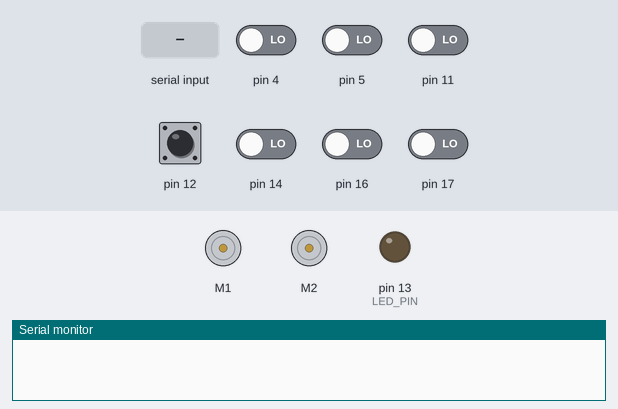
Bench run of a sketch on a simulated Arduino Uno, built with avr-gcc and run on an emulated ATmega328P. On the bench: 2 × DC motor (green arrow = forward, orange = backward, longer = faster), output pins drawn as LEDs (lit = HIGH), the last lines printed to the serial monitor. The test bench sets the inputs (shaded band); at power-on: pin 12 HIGH, pin 4, pin 5, pin 11, pin 14, pin 16, pin 17 LOW.

Above: at 0.8 s.
0.9 s: pin 12 pulled LOW for 0.15 s
At 3.2 s:
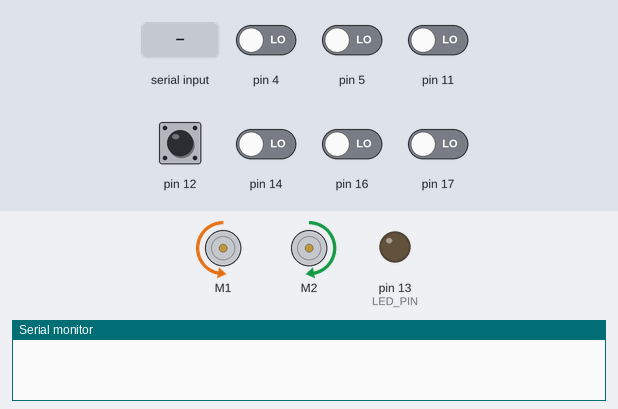
4.0 s: "Q" received over Serial
7.0 s: "S" received over Serial
At 8.2 s:
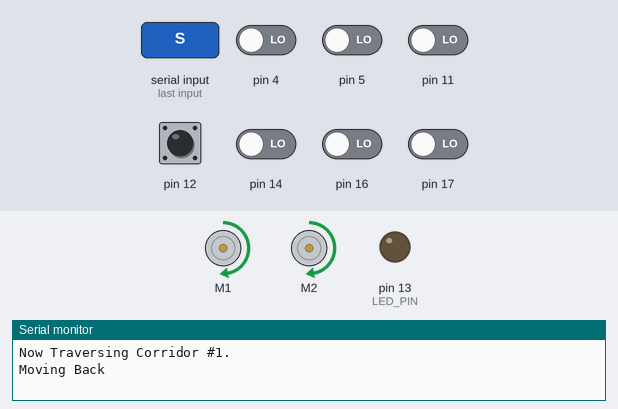
8.8 s: pin 4 driven HIGH
At 9.19 s:
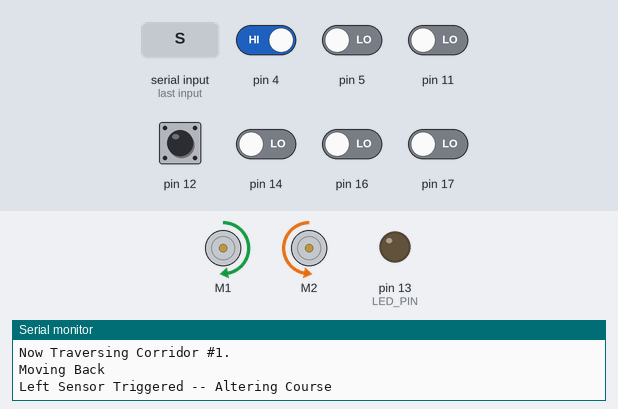
11.8 s: pin 5 driven HIGH
13.6 s: "A" received over Serial
At 14.6 s:
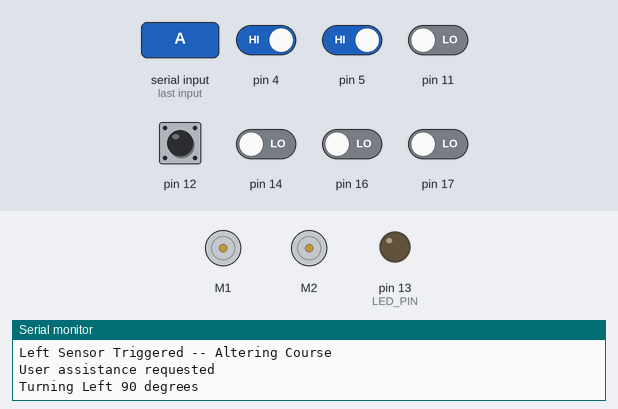
Timing chart, 0 to 16.1 s (numbered marks = the images above; inputs shaded):
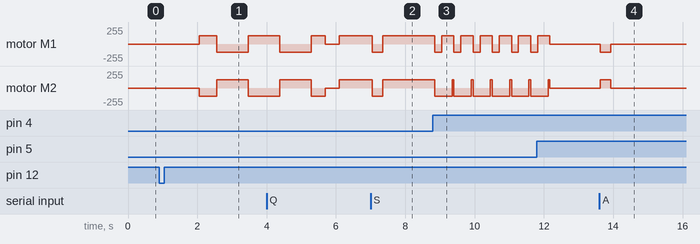

The sketch:

finalVersion5.ino
```cpp
#include <ZumoMotors.h>
#include <QTRSensors.h>
#include <ZumoReflectanceSensorArray.h>
#include <Pushbutton.h>

#define LED_PIN       13 // user LED pin

//Var to interact with the zumo hardware
ZumoMotors motors;
ZumoReflectanceSensorArray sensors(QTR_NO_EMITTER_PIN);
Pushbutton button(ZUMO_BUTTON);
unsigned int sensor_values[6];

//Var to check if the zumo is going forwards down a corridor (task 2)
boolean forwardCheck;
int corridorNumber = 0;

//Var to check if the room is on the left or right hand side of the corridor
//(left = true, right = false)
//and to record the room number
boolean roomCheck;
int roomNum = 0;
void setup()
{
sensors.init();

button.waitForButton();
// initial calibration of the sensors
delay(1000);
int i;
for (i = 0; i < 80; i++)
{
  if ((i > 10 && i <= 30) || (i > 50 && i <= 70))
    motors.setSpeeds(-200, 200);
  else
    motors.setSpeeds(200, -200);
  sensors.calibrate();
  delay(20);
}
motors.setSpeeds(0, 0);
//end sensor calibration

pinMode(LED_PIN, OUTPUT);

//Start the serial so arduino can communicate to processing
Serial.begin(9600);

}

void loop()
{
//integer varialbes to control the speed over the left and right motor of the zumo
  int left_speed = 0;
  int right_speed = 0;

  delay(50);

//If the serial registers a value from processing then continue with the statement
  if (Serial.available() > 0)
  {
//read the value given from processing and assign it to the var motor
    char motor = toUpperCase((char) Serial.read());
//random characters are sent through from processing to carry out a specific instruction
//in this case, if the letter 'Q' is sent through the boolean varialbe forwardCheck will be changed to true
    if (motor == 'Q')
    {
      corridorNumber = corridorNumber + 1;
      String tempStore1 = String(corridorNumber);
      String tempStore2 = "Now Traversing Corridor #" + tempStore1 + ".";
      Serial.println(tempStore2);
      forwardCheck = true;
    }

//for the initial control of the zumo (task 1) this switch statement is in place
//for which ever character is called the speed of both motors are set
//and a message is sent to processing
    switch (motor) {
      case 'A':
        left_speed = -200;
        right_speed = 200;
        Serial.println("Turning Left 90 degrees");
        roomCheck = true;
        break;
      case 'W':
        left_speed = 200;
        right_speed = 200;
        Serial.println("Moving Forward");
        break;
      case 'S':
        left_speed = -200;
        right_speed = -200;
        Serial.println("Moving Back");
        break;
      case 'D':
        left_speed = 200;
        right_speed = -200;
        Serial.println("Turning Right 90 degrees");
        roomCheck = false;
        break;
      case 'P':
//the letter P is used to stop the zumo in by setting the speed to 0,0
//it also sets the bool variable of forwardCheck to false to stop
        forwardCheck = false;
        Serial.println("Breaking...");
        left_speed = 0;
        right_speed = 0;
        break;
      case 'R':
      String roomName = "";
      if(roomCheck){roomName = "Left";}
      if(!roomCheck){roomName = "Right";}
      roomNum = roomNum + 1;
      String tempstore = "Now entering the" + roomName +" # " +roomNum;
        Serial.println(tempstore);
    }
//once the speed has been set then send the instructions to the zumo
//with a delay
    motors.setSpeeds(left_speed, right_speed);
    delay(300);
    motors.setSpeeds(0, 0);
  }

  if (forwardCheck == true)
  {
    sensors.read(sensor_values);
    if((sensor_values[0] >= sensors.calibratedMaximumOn[0]) && (sensor_values[5] >= sensors.calibratedMaximumOn[5]))
    {
      //if both left and right sensors detect a line then stop and wait for user interaction
      forwardCheck = false;
      Serial.println("User assistance requested");
      motors.setSpeeds(0, 0);
    }
    else if (sensor_values[0] >= sensors.calibratedMaximumOn[0])  // 900
    {
      // if leftmost sensor detects line, reverse and turn to the right
      Serial.println("Left Sensor Triggered -- Altering Course");
      motors.setSpeeds(-200, -200);
      delay(200);
      motors.setSpeeds(200, -200);
      delay(300);
      motors.setSpeeds(200, 200);
    }
    else if (sensor_values[5] >= sensors.calibratedMaximumOn[5])
    {

      // if rightmost sensor detects line, reverse and turn to the left
      Serial.println("Right Sensor Triggered -- Altering Course");
      motors.setSpeeds(-200, -200);
      delay(200);
      motors.setSpeeds(-200, 200);
      delay(300);
      motors.setSpeeds(200, 200);
    }
    else
    {
      // otherwise, go straight
      motors.setSpeeds(200, 200);
    }
  }

}
```

Measured:
- after the input at 0.9 s, motor M1: stopped → forward 127/255 after 1.2 s, → backward 127/255 0.50 s later, → forward 127/255 0.91 s later; motor M2: stopped → backward 127/255 after 1.2 s, → forward 127/255 0.50 s later, → backward 127/255 0.91 s later
- after the input at 7.0 s, motor M1, motor M2: forward 127/255 → backward 127/255 after 0.05 s, → forward 127/255 0.30 s later
- after the input at 8.8 s, motor M1: alternates forward 127/255 for 0.35 s and backward 127/255 for 0.20 s, starting after 0.05 s; motor M2: alternates forward 127/255 for 0.05 s and backward 127/255 for 0.50 s, starting after 0.05 s
- after the input at 13.6 s, motor M1: stopped → backward 127/255 at once, → stopped 0.30 s later; motor M2: stopped → forward 127/255 at once, → stopped 0.30 s later
